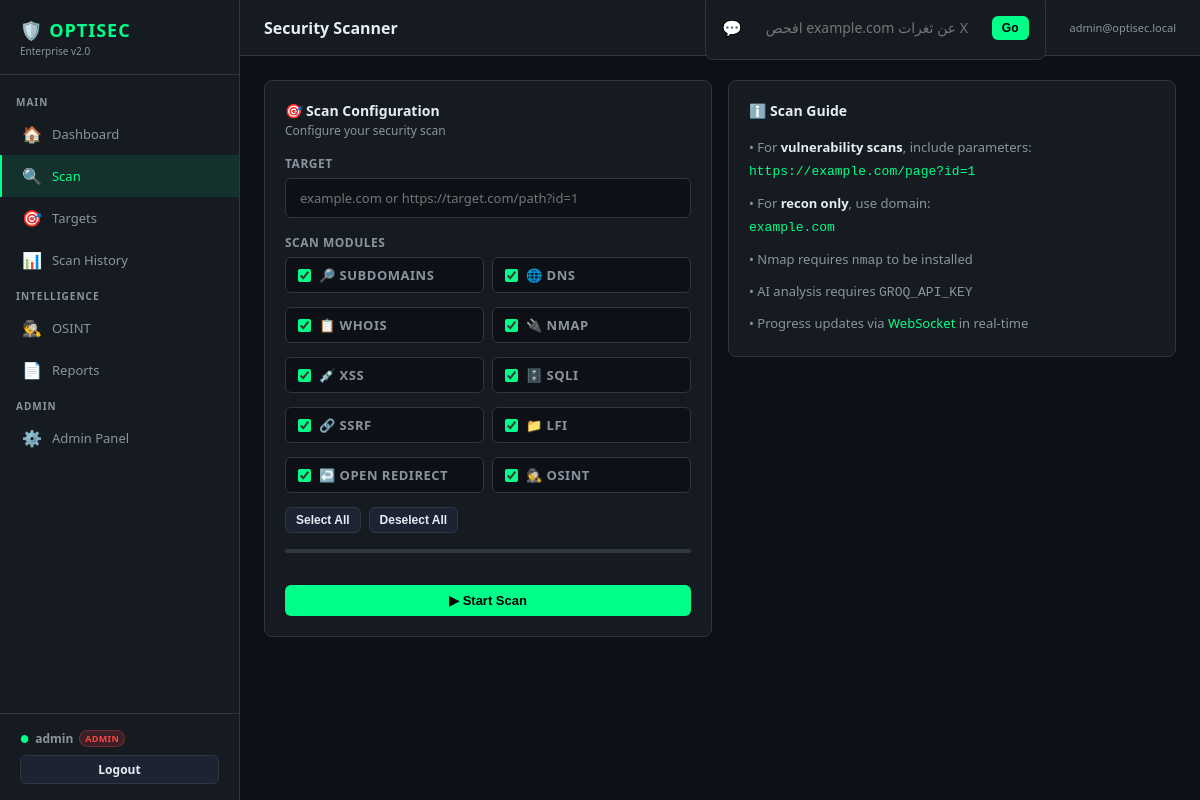
Page /scan (signed in) on the committed database.
### web/models.py (models this page shows)
class User(Base):
    __tablename__ = "users"
    id = Column(Integer, primary_key=True)
    username = Column(String(50), unique=True, nullable=False, index=True)
    email = Column(String(100), unique=True, nullable=False, index=True)
    password_hash = Column(String(255), nullable=False)
    role = Column(String(20), default="viewer")  # admin | analyst | viewer
    api_key = Column(String(64), unique=True, index=True)
    is_active = Column(Boolean, default=True)
    created_at = Column(DateTime, default=datetime.utcnow)
    last_login = Column(DateTime)
    targets = relationship("Target", back_populates="user", cascade="all, delete-orphan")
    scans = relationship("Scan", back_populates="user", cascade="all, delete-orphan")
    reports = relationship("Report", back_populates="user", cascade="all, delete-orphan")

### web/app.py (the view)
@app.get("/scan", response_class=HTMLResponse)
async def scan_page(request: Request, user: User = Depends(web_user), db: AsyncSession = Depends(get_db)):
    targets = (await db.execute(
        select(Target).where(Target.user_id == user.id).order_by(Target.created_at.desc())
    )).scalars().all()
    return templates.TemplateResponse(request, "scan.html", {
        "app_name": APP_NAME, "active": "scan", "user": user, "targets": targets,
    })

### web/templates/scan.html (shortened to what this page needs)
{% extends "base.html" %}
{% block page_title %}Security Scanner{% endblock %}
{% block content %}
<div class="grid-2" style="align-items:start">
  <div>
    <div class="card">
      <div class="card-header">
        <div>
          <div class="card-title">🎯 Scan Configuration</div>
          <div class="card-subtitle">Configure your security scan</div>
        </div>
      </div>
      <div class="form-group">
        <label>Target</label>
        <input type="text" id="scan-target" placeholder="example.com or https://target.com/path?id=1" />
      </div>
      <div class="form-group">
        <label>Scan Modules</label>
        <div class="checkbox-grid">
          {% set scan_modules = [
            ('subdomain','🔎 Subdomains'),
            ('dns','🌐 DNS'),
            ('whois','📋 WHOIS'),
            ('nmap','🔌 Nmap'),
            ('xss','💉 XSS'),
            ('sqli','🗄️ SQLi'),
            ('ssrf','🔗 SSRF'),
            ('lfi','📁 LFI'),
            ('redirect','↩️ Open Redirect'),
            ('osint','🕵️ OSINT'),
          ] %}
          {% for val, label in scan_modules %}
          <label class="checkbox-item">
            <input type="checkbox" class="scan-type" value="{{ val }}" checked>
            <span>{{ label }}</span>
          </label>
          {% endfor %}
        </div>
        <div style="margin-top:8px;display:flex;gap:8px">
          <button class="btn btn-secondary btn-sm" onclick="selectAll(true)">Select All</button>
          <button class="btn btn-secondary btn-sm" onclick="selectAll(false)">Deselect All</button>
        </div>
      </div>
      <div class="progress-bar" id="scan-progress">
      </div>
      <div id="ws-step" style="font-size:11px;color:var(--text-dim);margin-top:4px;min-height:16px"></div>
      <button class="btn btn-primary" id="scan-btn" onclick="startScan()"
              style="width:100%;justify-content:center;margin-top:8px">
        ▶ Start Scan
      </button>
    </div>
  </div>
  <div>
    <div class="card">
      <div class="card-header">
        <div class="card-title">ℹ️ Scan Guide</div>
      </div>
      <div style="font-size:13px;color:var(--text-dim);line-height:1.8">
        <p>• For <strong style="color:var(--text)">vulnerability scans</strong>, include parameters:<br>
          <code style="color:var(--accent)">https://example.com/page?id=1</code></p>
        <p style="margin-top:8px">• For <strong style="color:var(--text)">recon only</strong>, use domain:<br>
          <code style="color:var(--accent)">example.com</code></p>
        <p style="margin-top:8px">• Nmap requires <code>nmap</code> to be installed</p>
        <p style="margin-top:8px">• AI analysis requires <code>GROQ_API_KEY</code></p>
        <p style="margin-top:8px">• Progress updates via <span style="color:var(--accent)">WebSocket</span> in real-time</p>
      </div>
    </div>
  </div>
</div>
{% endblock %}

### web/templates/base.html (shortened to what this page needs)
<!DOCTYPE html>
<html lang="en">
<head>
  <link rel="stylesheet" href="/static/css/style.css">
</head>
<body>
<nav class="sidebar">
  <div class="sidebar-logo">
    <h1>🛡️ OPTISEC</h1>
    <div class="version">Enterprise v2.0</div>
  </div>
  <div class="sidebar-nav">
    <div class="nav-section">Main</div>
    <a href="/" class="nav-item {% if active == 'home' %}active{% endif %}">
      <span class="icon">🏠</span><span>Dashboard</span>
    </a>
    <a href="/scan" class="nav-item {% if active == 'scan' %}active{% endif %}">
      <span class="icon">🔍</span><span>Scan</span>
    </a>
    <a href="/targets" class="nav-item {% if active == 'targets' %}active{% endif %}">
      <span class="icon">🎯</span><span>Targets</span>
    </a>
    <a href="/scans" class="nav-item {% if active == 'scans' %}active{% endif %}">
      <span class="icon">📊</span><span>Scan History</span>
    </a>
    <div class="nav-section">Intelligence</div>
    <a href="/osint" class="nav-item {% if active == 'osint' %}active{% endif %}">
      <span class="icon">🕵️</span><span>OSINT</span>
    </a>
    <a href="/reports" class="nav-item {% if active == 'reports' %}active{% endif %}">
      <span class="icon">📄</span><span>Reports</span>
    </a>
    {% if user and user.role == 'admin' %}
    <div class="nav-section">Admin</div>
    <a href="/admin" class="nav-item {% if active == 'admin' %}active{% endif %}">
      <span class="icon">⚙️</span><span>Admin Panel</span>
    </a>
    {% endif %}
  </div>
  <div class="sidebar-footer">
    {% if user %}
    <div style="display:flex;align-items:center;gap:6px;margin-bottom:8px">
      <span style="color:var(--accent);font-size:10px">●</span>
      <span style="font-size:12px;font-weight:600">{{ user.username }}</span>
      <span class="badge badge-{% if user.role == 'admin' %}critical{% elif user.role == 'analyst' %}high{% else %}info{% endif %}"
            style="font-size:9px;padding:1px 5px">{{ user.role }}</span>
    </div>
    <a href="/logout" class="btn btn-secondary btn-sm" style="width:100%;justify-content:center">Logout</a>
    {% endif %}
  </div>
</nav>
<div class="main">
  <div class="topbar">
    <div class="topbar-title">{% block page_title %}{% endblock %}</div>
    <div class="topbar-right">
      <div class="nlp-bar" style="min-width:320px;margin:0">
        <span style="color:var(--accent);font-size:16px">💬</span>
        <input id="nlp-input" type="text"
          placeholder="افحص example.com عن ثغرات XSS | Scan target for XSS"
          onkeydown="runNLPCommand(event)" />
        <button class="btn btn-primary btn-sm" onclick="runNLPCommand(null)">Go</button>
      </div>
      {% if user %}
      <div style="font-size:11px;color:var(--text-dim);margin-left:12px;white-space:nowrap">
        {{ user.email }}
      </div>
      {% endif %}
    </div>
  </div>
  <div class="content">
    {% block content %}{% endblock %}
  </div>
</div>
</body>
</html>

### rows in the picture
User: username "admin", role "ADMIN", email "admin@optisec.local"

### other values in the picture
{{ label }} "🔎 SUBDOMAINS" "🌐 DNS" "📋 WHOIS" "🔌 NMAP" "💉 XSS" "🗄️ SQLI" "🔗 SSRF" "📁 LFI" "↩️ OPEN REDIRECT" "🕵️ OSINT"
